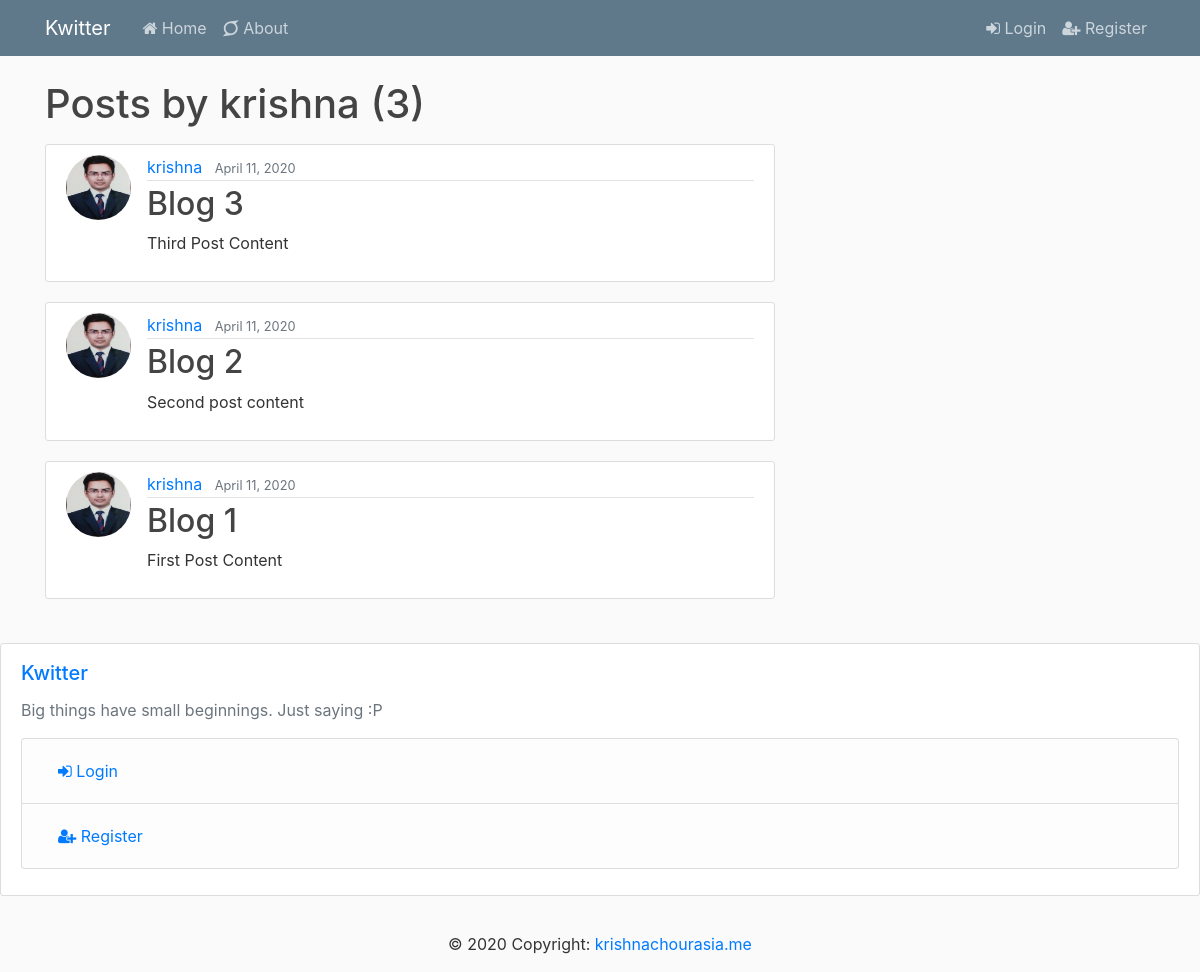
/user/krishna, run on an earlier commit of the app's database.
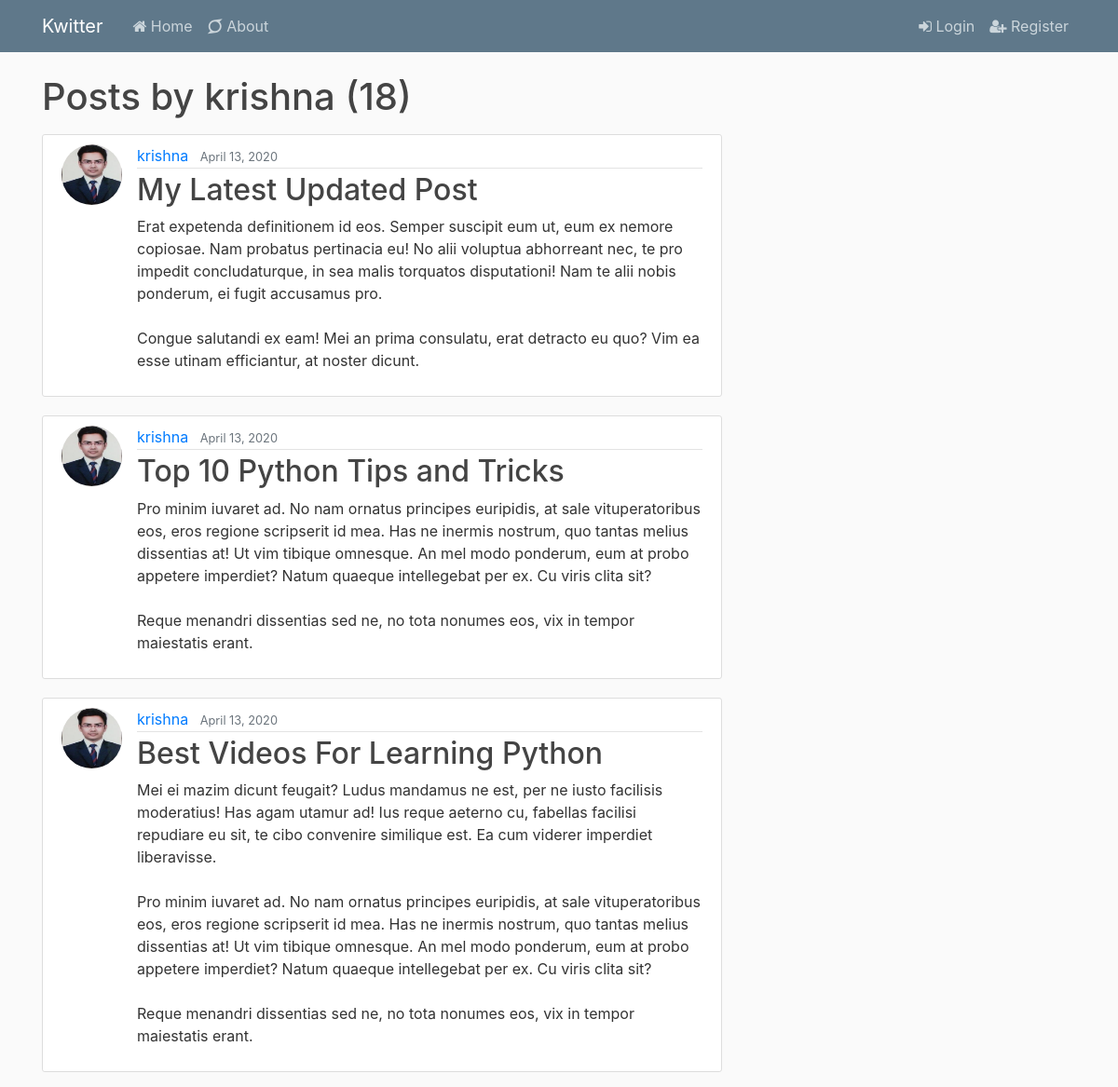
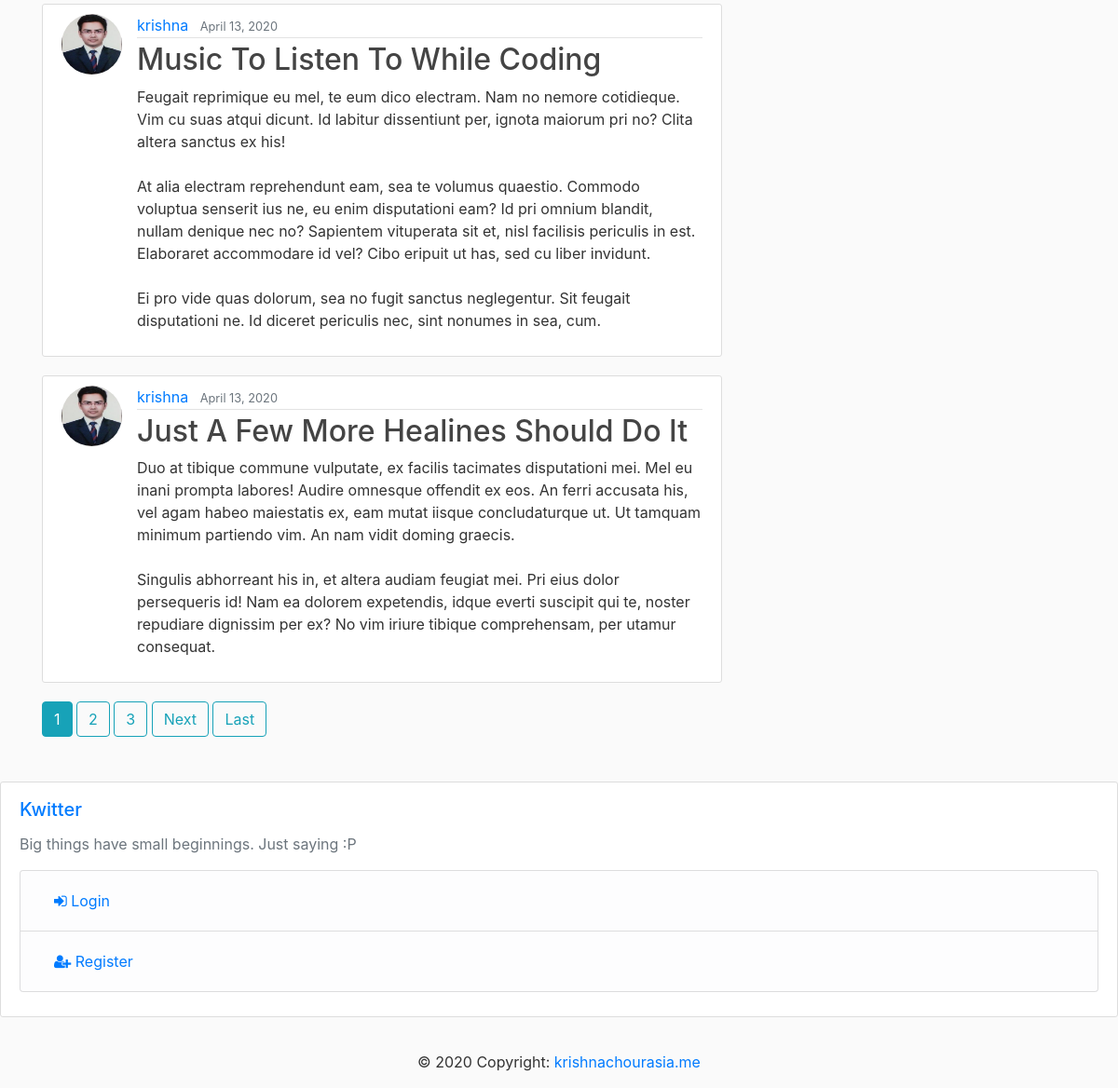
And on a later commit of the database (2 pictures, top to bottom).
### blog/models.py (models this page shows, shortened)
class Post(models.Model):
    title = models.CharField(max_length=100)
    content = models.TextField()
    date_posted = models.DateTimeField(default=timezone.now)
    author = models.ForeignKey(User, on_delete=models.CASCADE)

### users/models.py (models this page shows, shortened)
class Profile(models.Model):
    user = models.OneToOneField(User, on_delete=models.CASCADE)
    image = models.ImageField(default='profile_pics/default.jpg', upload_to='profile_pics')

### blog/views.py (the view)
# urls.py: path('user/<str:username>', UserPostListView.as_view(), name='user-posts'),
class UserPostListView(ListView):
    model = Post
    template_name = 'blog/user_posts.html'
    context_object_name = 'posts'
    paginate_by = 5
    def get_queryset(self):
        user = get_object_or_404(User,username=self.kwargs.get('username'))
        return Post.objects.filter(author=user).order_by('-date_posted')

### blog/templates/blog/user_posts.html (shortened to what this page needs)
{% extends 'blog/base.html' %}
{% block content %}
    <h1 class="mb-3">Posts by {{ view.kwargs.username }} ({{ page_obj.paginator.count }})</h1>
    {% for post in posts %}
       <article class="media content-section">
           <img class="rounded-circle article-img" src="{{ post.author.profile.image.url }}" >
  <div class="media-body">
    <div class="article-metadata">
      <a class="mr-2" href="{% url 'user-posts' post.author.username %}">{{ post.author }}</a>
      <small class="text-muted">{{ post.date_posted |date:"F d, Y" }}</small>
    </div>
    <h2><a class="article-title" href="{%  url 'blog-post' post.id %}">{{ post.title }}</a></h2>
    <p class="article-content">{{ post.content }}</p>
  </div>
</article>
    {% endfor %}
    {% if is_paginated %}
        {% for num in page_obj.paginator.page_range %}
            {% if page_obj.number == num %}
                <a class="btn btn-info mb-4" href="?page={{ num }}">{{num}}</a>
            {% elif num > page_obj.number|add:'-3' and num < page_obj.number|add:'3' %}
                <a class="btn btn-outline-info mb-4" href="?page={{ num }}">{{num}}</a>
            {% endif %}
        {% endfor %}
        {% if page_obj.has_next %}
            <a class="btn btn-outline-info mb-4" href="?page={{ page_obj.next_page_number }}">Next</a>
            <a class="btn btn-outline-info mb-4" href="?page={{ page_obj.paginator.num_pages }}">Last</a>
        {% endif %}
    {% endif %}
{% endblock content %}

What changed in the data, as far as the page shows it:
no longer on this page (row unchanged): Post: author.profile.image (picture), author "krishna", date_posted "April 11, 2020", title "Blog 3", content "Third Post Content"
no longer on this page (row unchanged): Post: author.profile.image (picture), author "krishna", date_posted "April 11, 2020", title "Blog 2", content "Second post content"
no longer on this page (row unchanged): Post: author.profile.image (picture), author "krishna", date_posted "April 11, 2020", title "Blog 1", content "First Post Content"
added Post: author.profile.image (picture), author "krishna", date_posted "April 13, 2020", title "My Latest Updated Post", content "Erat expetenda definitionem id eos. Semper suscipit eum ut, eum ex nemore copiosae. Nam probatus pertinacia eu! No alii voluptua abhorreant nec, te pro impedit concludaturque, in sea malis torquatos disputationi! Nam te alii nobis ponderum, ei fugit accusamus pro. Congue salutandi ex eam! Mei an prima consulatu, erat detracto eu quo? Vim ea esse utinam efficiantur, at noster dicunt."
added Post: author.profile.image (picture), author "krishna", date_posted "April 13, 2020", title "Top 10 Python Tips and Tricks", content "Pro minim iuvaret ad. No nam ornatus principes euripidis, at sale vituperatoribus eos, eros regione scripserit id mea. Has ne inermis nostrum, quo tantas melius dissentias at! Ut vim tibique omnesque. An mel modo ponderum, eum at probo appetere imperdiet? Natum quaeque intellegebat per ex. Cu viris clita sit? Reque menandri dissentias sed ne, no tota nonumes eos, vix in tempor maiestatis erant."
added Post: author.profile.image (picture), author "krishna", date_posted "April 13, 2020", title "Best Videos For Learning Python", content "Mei ei mazim dicunt feugait? Ludus mandamus ne est, per ne iusto facilisis moderatius! Has agam utamur ad! Ius reque aeterno cu, fabellas facilisi repudiare eu sit, te cibo convenire similique est. Ea cum viderer imperdiet liberavisse. Pro minim iuvaret ad. No nam ornatus principes euripidis, at sale vituperatoribus eos, eros regione scripserit id mea. Has ne inermis nostrum, quo tantas melius dissentias at! Ut vim tibique omnesque. An mel modo ponderum, eum at probo appetere imperdiet? Natum quaeque intellegebat per ex. Cu viris clita sit? Reque menandri dissentias sed ne, no tota nonumes eos, vix in tempor maiestatis erant."
added Post: author.profile.image (picture), author "krishna", date_posted "April 13, 2020", title "Music To Listen To While Coding", content "Feugait reprimique eu mel, te eum dico electram. Nam no nemore cotidieque. Vim cu suas atqui dicunt. Id labitur dissentiunt per, ignota maiorum pri no? Clita altera sanctus ex his! At alia electram reprehendunt eam, sea te volumus quaestio. Commodo voluptua senserit ius ne, eu enim disputationi eam? Id pri omnium blandit, nullam denique nec no? Sapientem vituperata sit et, nisl facilisis periculis in est. Elaboraret accommodare id vel? Cibo eripuit ut has, sed cu liber invidunt. Ei pro vide quas dolorum, sea no fugit sanctus neglegentur. Sit feugait disputationi ne. Id diceret periculis nec, sint nonumes in sea, cum."
added Post: author.profile.image (picture), author "krishna", date_posted "April 13, 2020", title "Just A Few More Healines Should Do It", content "Duo at tibique commune vulputate, ex facilis tacimates disputationi mei. Mel eu inani prompta labores! Audire omnesque offendit ex eos. An ferri accusata his, vel agam habeo maiestatis ex, eam mutat iisque concludaturque ut. Ut tamquam minimum partiendo vim. An nam vidit doming graecis. Singulis abhorreant his in, et altera audiam feugiat mei. Pri eius dolor persequeris id! Nam ea dolorem expetendis, idque everti suscipit qui te, noster repudiare dignissim per ex? No vim iriure tibique comprehensam, per utamur consequat."
Also different on the page:
{{ page_obj.paginator.count }}: "3" → "18"
new list line: "1"
new list line: "2"
new list line: "3"
text now shown: "Next Last"
